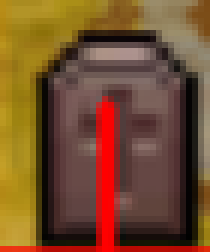
#> input picture tests/fixtures/map_cemetery.png, 35 x 42 px (shown 6 times larger)
$ python -i fishing_map.py   (imports and definitions only)
#> lines starting #> are read from the running program, lines starting #| are printed output that depends on the picture; after the words box and inside, x2 and y2 are one past the last pixel; in counts of white or black regions, pixels touching at a corner belong together
#!/usr/bin/env python
# -*- coding: utf-8 -*-
"""
fishing_map.py — LECTURE DE LA CARTE DU MONDE (marqueurs, cap vers le corps).

Pourquoi ce module existe (incident du 2026-10-21) :

* le personnage s'est noye en marchant vers un spot ; apres la liberation
  de l'esprit, il faut RETROUVER LE CORPS pour ressusciter sur place ;
* la carte du monde AFFICHE le marqueur du corps (sarcophage + crane) et le
  marqueur du joueur (drapeau + fleche verte) ;
* la vue 3D ne donne qu'un repere RELATIF : la carte est la seule source
  absolue de direction exploitable.

Le module fait trois choses, sans dependre d'aucune hypothose non mesuree :

1. `MapMarkerDetector` : template matching multi-echelle des deux marqueurs,
   avec score de confiance et refus explicite en cas d'ambiguite ;
2. `analyze_map` : vecteur joueur -> corps, cap (repere NORD, la carte est
   verrouillee au nord) et distance en pixels de carte ;
3. `map_bearing_to_screen` : conversion cap (nord) -> angle de deplacement
   dans la VUE 3D, en tenant compte du cap REEL du personnage (fleche de
   la minicarte) - la camera suit le personnage, l'ecran "haut" est donc
   la direction du personnage.

Aucune conversion carte -> ecran n'est faite sans passer par
`map_bearing_to_screen` : le vecteur carte n'est JAMAIS utilise tel quel
comme point de clic.
"""

import math
import os

try:
    import cv2
    import numpy as np
except ImportError:                                    # pragma: no cover
    cv2 = None
    np = None

#: Dossier des gabarits (references de regression issues de captures reelles)
FIXTURES = os.path.join(os.path.dirname(os.path.dirname(os.path.abspath(__file__))),
                         "tests", "fixtures")

#: Region de la carte dans la capture (la mini-carte est exclue)
MAP_REGION = (0.02, 0.95, 0.05, 0.92)      # x0, x1, y0, y1 (fractions)

CORPS = "corpse"
JOUEUR = "player"


# [17 lines left out: function _bgr, not called in this run]


class MapMarker(object):
    """Marqueur detecte sur la carte."""

    # [8 lines left out: function __init__, not called in this run]

    @property
    def cx(self):
        return self.x + self.w / 2.0

    @property
    def cy(self):
        return self.y + self.h / 2.0

    # [4 lines left out: function as_dict, not called in this run]

    def __repr__(self):
        return "<MapMarker %s (%.0f,%.0f) score=%.3f>" % (
            self.kind, self.cx, self.cy, self.score)


class MapMarkerDetector(object):
    """Detecte les marqueurs du corps et du joueur sur la carte du monde.

    Le template matching multi-echelle tolere un zoom de carte different de
    celui des captures de reference.  Un score trop faible ou deux
    correspondances equivalentes sont traites comme AMBIGUITE : aucun
    deplacement directionnel ne doit alors etre commande.
    """

    def __init__(self, corpse_template=None, player_template=None,
                 min_score=0.75, ambiguity=0.06, scales=(0.7, 0.85, 1.0, 1.2,
                                                        1.5, 1.9)):
        self.corpse_template = corpse_template
        self.player_template = player_template
        # Seuil calibre sur captures REELLES : le vrai marqueur du corps
        # score 0,81-0,91, le meilleur faux positif 0,68 -> 0,75 les
        # sépare sans ambiguïté.
        self.min_score = min_score
        self.ambiguity = ambiguity
        self.scales = scales

    # -- gabarits --------------------------------------------------------
    # [14 lines left out: functions load_template, with_fixtures, not called in this run]

    # -- matching --------------------------------------------------------
    def _match(self, bgr, template, region=MAP_REGION):
        """Meilleure correspondance multi-echelle d'un gabarit."""
        if bgr is None or template is None or cv2 is None:
            return None
        h, w = bgr.shape[:2]
        x0, x1, y0, y1 = region
        roi = bgr[int(h * y0):int(h * y1), int(w * x0):int(w * x1)]
        if roi.size == 0:
            return None
        best = None
        for sc in self.scales:
            th, tw = template.shape[:2]
            nw, nh = int(tw * sc), int(th * sc)
            if nw < 6 or nh < 6 or nw > roi.shape[1] or nh > roi.shape[0]:
                continue
            tpl = cv2.resize(template, (nw, nh), interpolation=cv2.INTER_AREA)
            try:
                res = cv2.matchTemplate(roi, tpl, cv2.TM_CCOEFF_NORMED)
            except cv2.error:
                continue
            _mn, mx, _mnl, mxl = cv2.minMaxLoc(res)
            cand = {"score": float(mx), "x": int(mxl[0] + w * x0),
                    "y": int(mxl[1] + h * y0), "w": int(nw), "h": int(nh),
                    "scale": sc}
            if best is None or cand["score"] > best["score"]:
                best = cand
            # VITESSE : si l'echelle nominale donne une correspondance
            # franche, on ne teste pas les autres echelles.
            if best["score"] >= 0.80:
                break
        return best

    def detect(self, bgr, kind=CORPS, region=MAP_REGION, near=None):
        """Detecte un marqueur. Retourne (marqueur|None, raison).

        Le score de template seul ne suffit pas : sur une carte complete,
        des objets divers (rochers, batiments) atteignent 0,6-0,7.  On
        ajoute donc une VERIFICATION COULEUR propre a chaque marqueur
        (mesures reelles du 2026-10-21, zoom 7x) :

          * le crane du corps : teinte orange saturée (H 8-32, S > 190) ;
          * la fleche verte du joueur : vert franc (H 35-85), detectee
            DIRECTEMENT par couleur (son gabarit etait contamine par le
            fanion heraldique voisine).
        """
        if kind == JOUEUR:
            return self._detect_player_arrow(bgr, region, near)
        tpl = self.corpse_template
        cand = self._match(bgr, tpl, region)
        if cand is None:
            return None, "gabarit absent"
        if cand["score"] < self.min_score:
            return None, ("score %.3f < %.3f (marqueur non identifie)"
                          % (cand["score"], self.min_score))
        if not self._color_ok(bgr, cand, CORPS):
            return None, ("signature couleur invalide pour %s (score %.3f)"
                          % (kind, cand["score"]))
        m = MapMarker(kind, cand["x"], cand["y"], cand["w"], cand["h"],
                      cand["score"], cand["scale"])
        return m, "score %.3f (echelle %.2f) + signature couleur OK" % (
            m.score, m.scale)

    def _detect_player_arrow(self, bgr, region=MAP_REGION, near=None):
        """La fleche verte du joueur, detectee par couleur.

        Elle est cherchee dans la zone de carte, et si un marqueur du corps
        est deja connu (`near`), on privilegie la fleche la plus PROCHE de
        lui (les deux sont a quelques dizaines de pixels l'un de l'autre).
        """
        if bgr is None or cv2 is None:
            return None, "image absente"
        h, w = bgr.shape[:2]
        x0 = int(region[0] * w)
        x1 = int(region[1] * w)
        y0 = int(region[2] * h)
        y1 = int(region[3] * h)
        roi = bgr[y0:y1, x0:x1]
        if roi.size == 0:
            return None, "region vide"
        hsv = cv2.cvtColor(roi, cv2.COLOR_BGR2HSV)
        hue, sat, val = hsv[:, :, 0], hsv[:, :, 1], hsv[:, :, 2]
        green = ((hue >= 35) & (hue <= 85) & (sat > 110) & (val > 120))
        n, _lab, stats, cent = cv2.connectedComponentsWithStats(
            green.astype(np.uint8), 8)
        best = None
        for i in range(1, n):
            x, y, cw, ch, area = stats[i]
            if area < 12 or area > 1200:
                continue
            if not (5 <= cw <= 45 and 5 <= ch <= 45):
                continue
            # une fleche est allongee dans UNE direction : on exclut les
            # carres (bâtiments, buissons)
            if not (0.25 <= float(cw) / max(1, ch) <= 4.0):
                continue
            cx = x0 + int(cent[i][0])
            cy = y0 + int(cent[i][1])
            score = float(area)
            if near is not None:
                d = math.hypot(cx - near.cx, cy - near.cy)
                if d > 220:
                    continue
                score = 1000.0 - d          # privilegie la fleche proche
            if best is None or score > best[0]:
                best = (score, cx, cy, cw, ch, area)
        if best is None:
            return None, "fleche verte du joueur introuvable"
        _sc, cx, cy, cw, ch, area = best
        m = MapMarker(JOUEUR, cx - cw // 2, cy - ch // 2, cw, ch,
                      min(1.0, area / 400.0), 1.0)
        return m, "fleche verte (%.0f, %.0f) aire %d" % (cx, cy, area)

    # [21 lines left out: function _color_ok, not called in this run]

    def detect_all(self, bgr, region=MAP_REGION):
        """Detecte le corps ET le joueur. Retourne un dict + les raisons.

        Le corps d'abord (gabarit + signature couleur), puis le joueur :
        la fleche verte est cherchee de preference PROCHE du corps.
        """
        out = {"corpse": None, "player": None, "reasons": []}
        corpse, why = self.detect(bgr, CORPS, region)
        out["corpse"] = corpse
        out["reasons"].append("corps: %s" % why)
        player, why = self.detect(bgr, JOUEUR, region, near=corpse)
        out["player"] = player
        out["reasons"].append("joueur: %s" % why)
        return out


class MapAnalysis(object):
    """Resultat de l'analyse d'une capture de carte."""

    # [33 lines left out: functions __init__, usable, as_dict, not called in this run]

    def __repr__(self):
        return "<MapAnalysis %s cap=%s conf=%.2f>" % (
            "corps" if self.corpse else "-", self.bearing_deg, self.confidence)


# [97 lines left out: functions analyze_map, map_is_open, map_bearing_to_screen, screen_to_click_angle, not called in this run]

>>> import cv2
>>> picture = cv2.imread('../tests/fixtures/map_cemetery.png')
#> picture is the input picture: shape (42, 35, 3); mean B, G, R 45, 78.5, 117.4
>>> result = MapMarkerDetector().detect_all(picture)
#> in detect_all, `corpse, why = self.detect(bgr, CORPS, region)`: corpse = None; why = 'gabarit absent'
#> in _detect_player_arrow, `roi = bgr[y0:y1, x0:x1]`:
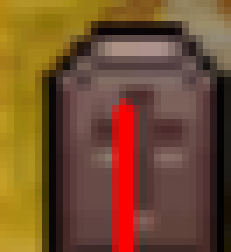
#> roi: shape (36, 33, 3) (shown 7 times larger); mean B, G, R 46.7, 78.1, 115
#> in _detect_player_arrow, `hsv = cv2.cvtColor(roi, cv2.COLOR_BGR2HSV)`: hsv: shape (36, 33, 3); mean H, S, V 23.9, 134.9, 115
#> in _detect_player_arrow, `hue, sat, val = hsv[:, :, 0], hsv[:, :, 1], hsv[:, :, 2]`:
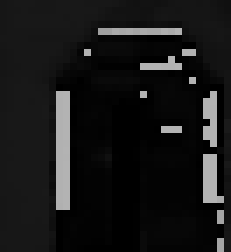
#> hue: shape (36, 33) (shown 7 times larger); min 0, max 179, mean 23.9
#> in _detect_player_arrow, `hue, sat, val = hsv[:, :, 0], hsv[:, :, 1], hsv[:, :, 2]`:
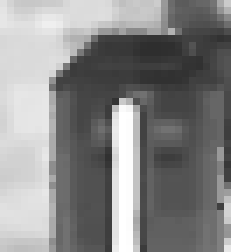
#> sat: shape (36, 33) (shown 7 times larger); min 46, max 255, mean 134.9
#> in _detect_player_arrow, `hue, sat, val = hsv[:, :, 0], hsv[:, :, 1], hsv[:, :, 2]`:
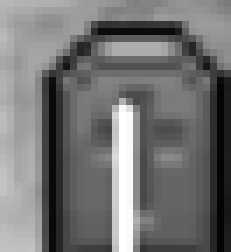
#> val: shape (36, 33) (shown 7 times larger); min 4, max 255, mean 115
#> in _detect_player_arrow, `green = ((hue >= 35) & (hue <= 85) & (sat > 110) & (val > 120))`: green: shape (36, 33) bool; every value is 0
#> in _detect_player_arrow, `n, _lab, stats, cent = cv2.connectedComponentsWithStats( green.astype(..`: _lab: shape (36, 33) int32; every value is 0
#> in _detect_player_arrow, `n, _lab, stats, cent = cv2.connectedComponentsWithStats( green.astype(..`: n = 1; stats = [[0, 0, 33, 36, 1188]]; cent = [[16, 17.5]]
#> in detect_all, `player, why = self.detect(bgr, JOUEUR, region, near=corpse)`: player = None; why = 'fleche verte du joueur introuvable'
#> result = 3 items
